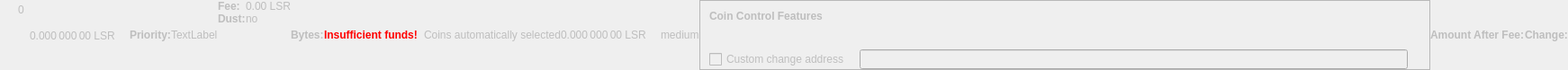
    <widget class="QWidget" name="dummyHideWidget" native="true">
     <property name="enabled">
      <bool>false</bool>
     </property>
     <property name="maximumSize">
      <size>
       <width>100</width>
       <height>22</height>
      </size>
     </property>
     <layout class="QHBoxLayout" name="dummyHideLayout">
      <property name="spacing">
       <number>0</number>
      </property>
      <property name="leftMargin">
       <number>0</number>
      </property>
      <property name="topMargin">
       <number>0</number>
      </property>
      <property name="rightMargin">
       <number>0</number>
      </property>
      <property name="bottomMargin">
       <number>0</number>
      </property>
      <item>
       <layout class="QFormLayout" name="formLayoutCoinControl1">
        <property name="horizontalSpacing">
         <number>10</number>
        </property>
        <property name="verticalSpacing">
         <number>14</number>
        </property>
        <property name="leftMargin">
         <number>10</number>
        </property>
        <property name="topMargin">
         <number>4</number>
        </property>
        <property name="rightMargin">
         <number>6</number>
        </property>
        <item row="0" column="1">
         <widget class="QLabel" name="labelCoinControlBytes">
          <property name="cursor">
           <cursorShape>IBeamCursor</cursorShape>
          </property>
          <property name="contextMenuPolicy">
           <enum>Qt::ActionsContextMenu</enum>
          </property>
          <property name="text">
           <string notr="true">0</string>
          </property>
          <property name="textInteractionFlags">
           <set>Qt::LinksAccessibleByMouse|Qt::TextSelectableByKeyboard|Qt::TextSelectableByMouse</set>
          </property>
         </widget>
        </item>
       </layout>
      </item>
      <item>
       <widget class="QLabel" name="labelCoinControlAfterFee">
        <property name="enabled">
         <bool>false</bool>
        </property>
        <property name="sizePolicy">
         <sizepolicy hsizetype="Fixed" vsizetype="Fixed">
          <horstretch>0</horstretch>
          <verstretch>0</verstretch>
         </sizepolicy>
        </property>
        <property name="minimumSize">
         <size>
          <width>111</width>
          <height>12</height>
         </size>
        </property>
        <property name="maximumSize">
         <size>
          <width>111</width>
          <height>12</height>
         </size>
        </property>
        <property name="cursor">
         <cursorShape>IBeamCursor</cursorShape>
        </property>
        <property name="contextMenuPolicy">
         <enum>Qt::ActionsContextMenu</enum>
        </property>
        <property name="text">
         <string notr="true">0.000 000 00 LSR</string>
        </property>
        <property name="textInteractionFlags">
         <set>Qt::LinksAccessibleByMouse|Qt::TextSelectableByKeyboard|Qt::TextSelectableByMouse</set>
        </property>
       </widget>
      </item>
      <item>
       <widget class="QLabel" name="labelCoinControlPriorityText">
        <property name="enabled">
         <bool>false</bool>
        </property>
        <property name="font">
         <font>
          <weight>75</weight>
          <bold>true</bold>
         </font>
        </property>
        <property name="text">
         <string>Priority:</string>
        </property>
       </widget>
      </item>
      <item>
       <layout class="QHBoxLayout" name="horizontalLayout">
        <item>
         <widget class="QLabel" name="WarningLabel">
          <property name="text">
           <string>TextLabel</string>
          </property>
         </widget>
        </item>
       </layout>
      </item>
      <item>
       <layout class="QFormLayout" name="formLayoutCoinControl3">
        <property name="horizontalSpacing">
         <number>0</number>
        </property>
        <property name="verticalSpacing">
         <number>0</number>
        </property>
        <property name="leftMargin">
         <number>0</number>
        </property>
        <property name="topMargin">
         <number>0</number>
        </property>
        <property name="rightMargin">
         <number>0</number>
        </property>
        <item row="0" column="0">
         <widget class="QLabel" name="labelCoinControlFeeText">
          <property name="enabled">
           <bool>false</bool>
          </property>
          <property name="font">
           <font>
            <weight>75</weight>
            <bold>true</bold>
           </font>
          </property>
          <property name="text">
           <string>Fee:</string>
          </property>
          <property name="margin">
           <number>0</number>
          </property>
         </widget>
        </item>
        <item row="0" column="1">
         <widget class="QLabel" name="labelCoinControlFee">
          <property name="enabled">
           <bool>false</bool>
          </property>
          <property name="cursor">
           <cursorShape>IBeamCursor</cursorShape>
          </property>
          <property name="contextMenuPolicy">
           <enum>Qt::ActionsContextMenu</enum>
          </property>
          <property name="text">
           <string notr="true">0.00 LSR</string>
          </property>
          <property name="textInteractionFlags">
           <set>Qt::LinksAccessibleByMouse|Qt::TextSelectableByKeyboard|Qt::TextSelectableByMouse</set>
          </property>
         </widget>
        </item>
        <item row="1" column="0">
         <widget class="QLabel" name="labelCoinControlLowOutputText">
          <property name="enabled">
           <bool>false</bool>
          </property>
          <property name="font">
           <font>
            <weight>75</weight>
            <bold>true</bold>
           </font>
          </property>
          <property name="text">
           <string>Dust:</string>
          </property>
         </widget>
        </item>
        <item row="1" column="1">
         <widget class="QLabel" name="labelCoinControlLowOutput">
          <property name="enabled">
           <bool>false</bool>
          </property>
          <property name="cursor">
           <cursorShape>IBeamCursor</cursorShape>
          </property>
          <property name="contextMenuPolicy">
           <enum>Qt::ActionsContextMenu</enum>
          </property>
          <property name="text">
           <string>no</string>
          </property>
          <property name="textInteractionFlags">
           <set>Qt::LinksAccessibleByMouse|Qt::TextSelectableByKeyboard|Qt::TextSelectableByMouse</set>
          </property>
         </widget>
        </item>
       </layout>
      </item>
      <item>
       <widget class="QLabel" name="labelCoinControlBytesText">
        <property name="enabled">
         <bool>false</bool>
        </property>
        <property name="font">
         <font>
          <weight>75</weight>
          <bold>true</bold>
         </font>
        </property>
        <property name="text">
         <string>Bytes:</string>
        </property>
       </widget>
      </item>
      <item>
       <layout class="QFormLayout" name="formLayoutCoinControl2">
        <property name="horizontalSpacing">
         <number>0</number>
        </property>
        <property name="verticalSpacing">
         <number>0</number>
        </property>
        <property name="leftMargin">
         <number>0</number>
        </property>
        <property name="topMargin">
         <number>0</number>
        </property>
        <property name="rightMargin">
         <number>0</number>
        </property>
       </layout>
      </item>
      <item>
       <layout class="QHBoxLayout" name="horizontalLayoutCoinControl2">
        <property name="spacing">
         <number>0</number>
        </property>
        <property name="bottomMargin">
         <number>0</number>
        </property>
       </layout>
      </item>
      <item>
       <widget class="QLabel" name="labelCoinControlInsuffFunds">
        <property name="enabled">
         <bool>false</bool>
        </property>
        <property name="minimumSize">
         <size>
          <width>0</width>
          <height>0</height>
         </size>
        </property>
        <property name="font">
         <font>
          <weight>75</weight>
          <bold>true</bold>
         </font>
        </property>
        <property name="styleSheet">
         <string notr="true">color:red;font-weight:bold;</string>
        </property>
        <property name="text">
         <string>Insufficient funds!</string>
        </property>
        <property name="margin">
         <number>5</number>
        </property>
       </widget>
      </item>
      <item>
       <layout class="QFormLayout" name="formLayoutCoinControl4">
        <property name="horizontalSpacing">
         <number>0</number>
        </property>
        <property name="verticalSpacing">
         <number>0</number>
        </property>
        <property name="leftMargin">
         <number>0</number>
        </property>
        <property name="topMargin">
         <number>0</number>
        </property>
        <property name="rightMargin">
         <number>0</number>
        </property>
       </layout>
      </item>
      <item>
       <widget class="QLabel" name="labelCoinControlChangeLabel">
        <property name="enabled">
         <bool>false</bool>
        </property>
        <property name="sizePolicy">
         <sizepolicy hsizetype="Preferred" vsizetype="Expanding">
          <horstretch>0</horstretch>
          <verstretch>0</verstretch>
         </sizepolicy>
        </property>
        <property name="minimumSize">
         <size>
          <width>0</width>
          <height>0</height>
         </size>
        </property>
        <property name="text">
         <string/>
        </property>
        <property name="margin">
         <number>3</number>
        </property>
       </widget>
      </item>
      <item>
       <widget class="QLabel" name="labelCoinControlAutomaticallySelected">
        <property name="enabled">
         <bool>false</bool>
        </property>
        <property name="sizePolicy">
         <sizepolicy hsizetype="Fixed" vsizetype="Fixed">
          <horstretch>0</horstretch>
          <verstretch>0</verstretch>
         </sizepolicy>
        </property>
        <property name="minimumSize">
         <size>
          <width>0</width>
          <height>0</height>
         </size>
        </property>
        <property name="maximumSize">
         <size>
          <width>240</width>
          <height>16777215</height>
         </size>
        </property>
        <property name="text">
         <string>Coins automatically selected</string>
        </property>
        <property name="margin">
         <number>5</number>
        </property>
       </widget>
      </item>
      <item>
       <widget class="QLabel" name="labelCoinControlChange">
        <property name="enabled">
         <bool>false</bool>
        </property>
        <property name="sizePolicy">
         <sizepolicy hsizetype="Fixed" vsizetype="Fixed">
          <horstretch>0</horstretch>
          <verstretch>0</verstretch>
         </sizepolicy>
        </property>
        <property name="minimumSize">
         <size>
          <width>111</width>
          <height>0</height>
         </size>
        </property>
        <property name="maximumSize">
         <size>
          <width>111</width>
          <height>16777215</height>
         </size>
        </property>
        <property name="cursor">
         <cursorShape>IBeamCursor</cursorShape>
        </property>
        <property name="contextMenuPolicy">
         <enum>Qt::ActionsContextMenu</enum>
        </property>
        <property name="text">
         <string notr="true">0.000 000 00 LSR</string>
        </property>
        <property name="textInteractionFlags">
         <set>Qt::LinksAccessibleByMouse|Qt::TextSelectableByKeyboard|Qt::TextSelectableByMouse</set>
        </property>
       </widget>
      </item>
      <item>
       <widget class="QLabel" name="labelCoinControlPriority">
        <property name="enabled">
         <bool>false</bool>
        </property>
        <property name="cursor">
         <cursorShape>IBeamCursor</cursorShape>
        </property>
        <property name="contextMenuPolicy">
         <enum>Qt::ActionsContextMenu</enum>
        </property>
        <property name="text">
         <string>medium</string>
        </property>
        <property name="textInteractionFlags">
         <set>Qt::LinksAccessibleByMouse|Qt::TextSelectableByKeyboard|Qt::TextSelectableByMouse</set>
        </property>
       </widget>
      </item>
      <item>
       <widget class="QFrame" name="frameCoinControl">
        <property name="sizePolicy">
         <sizepolicy hsizetype="Expanding" vsizetype="Expanding">
          <horstretch>0</horstretch>
          <verstretch>0</verstretch>
         </sizepolicy>
        </property>
        <property name="maximumSize">
         <size>
          <width>16777215</width>
          <height>16777215</height>
         </size>
        </property>
        <property name="frameShape">
         <enum>QFrame::StyledPanel</enum>
        </property>
        <property name="frameShadow">
         <enum>QFrame::Sunken</enum>
        </property>
        <layout class="QVBoxLayout" name="verticalLayoutCoinControl2_2">
         <property name="spacing">
          <number>0</number>
         </property>
         <property name="leftMargin">
          <number>0</number>
         </property>
         <property name="topMargin">
          <number>0</number>
         </property>
         <property name="rightMargin">
          <number>0</number>
         </property>
         <property name="bottomMargin">
          <number>0</number>
         </property>
         <item>
          <layout class="QVBoxLayout" name="verticalLayoutCoinControl" stretch="0,0,0,1">
           <property name="spacing">
            <number>0</number>
           </property>
           <property name="leftMargin">
            <number>10</number>
           </property>
           <property name="topMargin">
            <number>10</number>
           </property>
           <item>
            <layout class="QHBoxLayout" name="horizontalLayoutCoinControl1">
             <property name="bottomMargin">
              <number>15</number>
             </property>
             <item>
              <widget class="QLabel" name="labelCoinControlFeatures">
               <property name="enabled">
                <bool>false</bool>
               </property>
               <property name="sizePolicy">
                <sizepolicy hsizetype="Preferred" vsizetype="Maximum">
                 <horstretch>0</horstretch>
                 <verstretch>0</verstretch>
                </sizepolicy>
               </property>
               <property name="font">
                <font>
                 <weight>75</weight>
                 <bold>true</bold>
                </font>
               </property>
               <property name="styleSheet">
                <string notr="true">font-weight:bold;</string>
               </property>
               <property name="text">
                <string>Coin Control Features</string>
               </property>
              </widget>
             </item>
            </layout>
           </item>
           <item>
            <widget class="QWidget" name="widgetCoinControl" native="true">
             <property name="sizePolicy">
              <sizepolicy hsizetype="Preferred" vsizetype="Preferred">
               <horstretch>0</horstretch>
               <verstretch>0</verstretch>
              </sizepolicy>
             </property>
             <property name="minimumSize">
              <size>
               <width>0</width>
               <height>0</height>
              </size>
             </property>
             <property name="styleSheet">
              <string notr="true"/>
             </property>
             <layout class="QHBoxLayout" name="horizontalLayoutCoinControl5_2">
              <property name="leftMargin">
               <number>0</number>
              </property>
              <property name="topMargin">
               <number>0</number>
              </property>
              <property name="rightMargin">
               <number>0</number>
              </property>
              <property name="bottomMargin">
               <number>0</number>
              </property>
              <item>
               <layout class="QHBoxLayout" name="horizontalLayoutCoinControl3">
                <property name="spacing">
                 <number>20</number>
                </property>
                <property name="topMargin">
                 <number>0</number>
                </property>
                <property name="bottomMargin">
                 <number>10</number>
                </property>
               </layout>
              </item>
             </layout>
            </widget>
           </item>
           <item>
            <layout class="QHBoxLayout" name="horizontalLayoutCoinControl4" stretch="0,0,0">
             <property name="spacing">
              <number>12</number>
             </property>
             <property name="sizeConstraint">
              <enum>QLayout::SetDefaultConstraint</enum>
             </property>
             <property name="topMargin">
              <number>5</number>
             </property>
             <property name="rightMargin">
              <number>5</number>
             </property>
             <item>
              <widget class="QCheckBox" name="checkBoxCoinControlChange">
               <property name="enabled">
                <bool>false</bool>
               </property>
               <property name="toolTip">
                <string>If this is activated, but the change address is empty or invalid, change will be sent to a newly generated address.</string>
               </property>
               <property name="text">
                <string>Custom change address</string>
               </property>
              </widget>
             </item>
             <item>
              <widget class="QValidatedLineEdit" name="lineEditCoinControlChange">
               <property name="enabled">
                <bool>false</bool>
               </property>
               <property name="sizePolicy">
                <sizepolicy hsizetype="Expanding" vsizetype="Fixed">
                 <horstretch>0</horstretch>
                 <verstretch>0</verstretch>
                </sizepolicy>
               </property>
              </widget>
             </item>
             <item>
              <widget class="QLabel" name="labelCoinControlChangeLabel_2">
               <property name="sizePolicy">
                <sizepolicy hsizetype="Preferred" vsizetype="Expanding">
                 <horstretch>0</horstretch>
                 <verstretch>0</verstretch>
                </sizepolicy>
               </property>
               <property name="minimumSize">
                <size>
                 <width>0</width>
                 <height>0</height>
                </size>
               </property>
               <property name="text">
                <string/>
               </property>
               <property name="margin">
                <number>3</number>
               </property>
              </widget>
             </item>
            </layout>
           </item>
           <item>
            <spacer name="verticalSpacerCoinControl">
             <property name="orientation">
              <enum>Qt::Vertical</enum>
             </property>
             <property name="sizeHint" stdset="0">
              <size>
               <width>800</width>
               <height>1</height>
              </size>
             </property>
            </spacer>
           </item>
          </layout>
         </item>
        </layout>
       </widget>
      </item>
      <item>
       <widget class="QLabel" name="labelCoinControlAfterFeeText">
        <property name="enabled">
         <bool>false</bool>
        </property>
        <property name="minimumSize">
         <size>
          <width>0</width>
          <height>0</height>
         </size>
        </property>
        <property name="maximumSize">
         <size>
          <width>16777215</width>
          <height>16777215</height>
         </size>
        </property>
        <property name="font">
         <font>
          <weight>75</weight>
          <bold>true</bold>
         </font>
        </property>
        <property name="text">
         <string>Amount After Fee:</string>
        </property>
        <property name="alignment">
         <set>Qt::AlignLeading|Qt::AlignLeft|Qt::AlignVCenter</set>
        </property>
        <property name="margin">
         <number>0</number>
        </property>
       </widget>
      </item>
      <item>
       <widget class="QLabel" name="labelCoinControlChangeText">
        <property name="enabled">
         <bool>false</bool>
        </property>
        <property name="sizePolicy">
         <sizepolicy hsizetype="Preferred" vsizetype="Preferred">
          <horstretch>0</horstretch>
          <verstretch>0</verstretch>
         </sizepolicy>
        </property>
        <property name="minimumSize">
         <size>
          <width>0</width>
          <height>0</height>
         </size>
        </property>
        <property name="maximumSize">
         <size>
          <width>16777215</width>
          <height>16777215</height>
         </size>
        </property>
        <property name="font">
         <font>
          <weight>75</weight>
          <bold>true</bold>
         </font>
        </property>
        <property name="text">
         <string>Change:</string>
        </property>
        <property name="alignment">
         <set>Qt::AlignLeading|Qt::AlignLeft|Qt::AlignVCenter</set>
        </property>
       </widget>
      </item>
     </layout>
    </widget>
